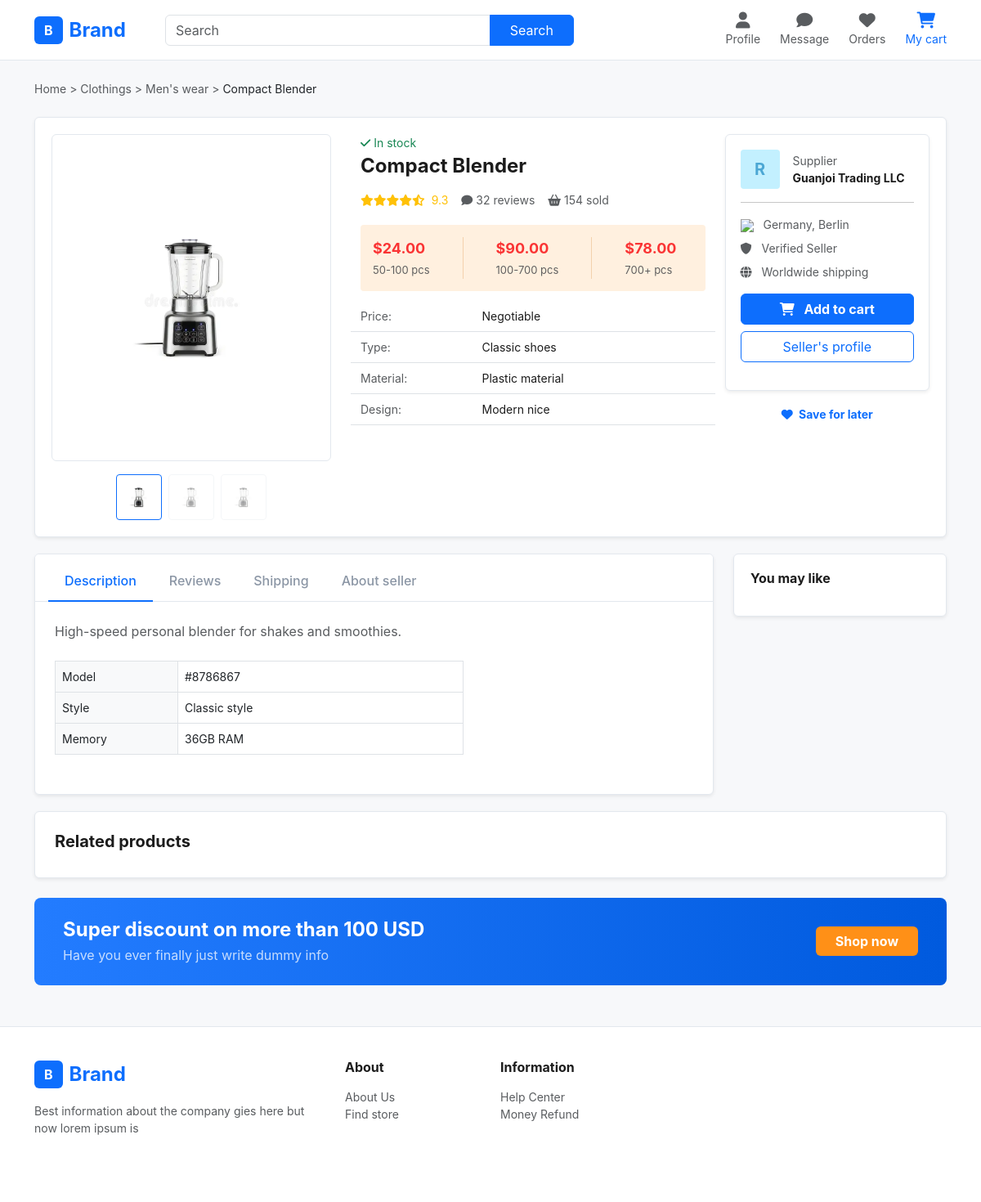
Screenshot of /products/14/ with the database file from the repository.
### shop/models.py (models this page shows, shortened)
class Product(models.Model):
    name = models.CharField(max_length=200)
    price = models.DecimalField(max_digits=10, decimal_places=2)
    old_price = models.DecimalField(max_digits=10, decimal_places=2, null=True, blank=True)
    category = models.CharField(max_length=100)
    brand = models.CharField(max_length=100, default="Generic")
    image = models.ImageField(upload_to='products/')
    description = models.TextField()
    stock = models.IntegerField(default=0)
    is_verified = models.BooleanField(default=False)
    rating = models.DecimalField(max_digits=3, decimal_places=1, default=4.5)

### shop/views.py (the view)
# urls.py: path('<int:id>/', views.product_detail, name='product_detail'),
def product_detail(request, id):
    product = get_object_or_404(Product, id=id)
    return render(request, 'shop/product_detail.html', {'product': product})

### shop/templates/shop/product_detail.html (shortened to what this page needs)
<!DOCTYPE html>
<html lang="en">
<head>
    <link href="https://cdn.jsdelivr.net/npm/bootstrap@5.3.0/dist/css/bootstrap.min.css" rel="stylesheet">
    <link rel="stylesheet" href="https://cdnjs.cloudflare.com/ajax/libs/font-awesome/6.0.0/css/all.min.css">
</head>
<body>
    <header class="main-header sticky-top">
        <div class="container d-flex align-items-center">
            <a href="{% url 'product_list' %}" class="text-decoration-none d-flex align-items-center">
                <span class="logo-box me-2">B</span> <span class="fs-4 fw-bold text-primary">Brand</span>
            </a>
            <div class="flex-grow-1 mx-5 d-none d-lg-block">
                <form action="{% url 'product_search' %}" method="GET" class="input-group" style="max-width: 500px;">
                    <input type="text" name="search" class="form-control" placeholder="Search">
                    <button class="btn btn-primary px-4">Search</button>
                </form>
            </div>
            <div class="d-flex gap-4 text-muted small ms-auto align-items-center">
                <div class="text-center d-none d-md-block"><i class="fa fa-user fs-5"></i><br>Profile</div>
                <div class="text-center d-none d-md-block"><i class="fa fa-comment fs-5"></i><br>Message</div>
                <div class="text-center d-none d-md-block"><i class="fa fa-heart fs-5"></i><br>Orders</div>
                <a href="{% url 'cart_page' %}" class="text-decoration-none text-muted text-center">
                    <i class="fa fa-shopping-cart fs-5 text-primary"></i><br>
                    <span class="d-none d-md-inline text-primary">My cart</span>
                </a>
            </div>
        </div>
    </header>
    <div class="container mt-4">
        <nav class="small text-muted mb-4">
            Home > Clothings > Men's wear > <span class="text-dark">{{ product.name }}</span>
        </nav>
        <div class="white-card shadow-sm">
            <div class="row">
                <div class="col-lg-4">
                    <div class="img-main-box mb-3">
                        <img src="{{ product.image.url }}" alt="{{ product.name }}">
                    </div>
                    <div class="d-flex gap-2 justify-content-center">
                        <img src="{{ product.image.url }}" class="thumb-img border-primary">
                        <img src="{{ product.image.url }}" class="thumb-img" style="opacity: 0.4;">
                        <img src="{{ product.image.url }}" class="thumb-img" style="opacity: 0.4;">
                    </div>
                </div>
                <div class="col-lg-5 ps-lg-4 mt-3 mt-lg-0">
                    <p class="text-success mb-1 small"><i class="fa fa-check"></i> In stock</p>
                    <h4 class="fw-bold mb-3">{{ product.name }}</h4>
                    <div class="d-flex align-items-center gap-3 mb-3 small">
                        <div class="text-warning"><i class="fa fa-star"></i><i class="fa fa-star"></i><i class="fa fa-star"></i><i class="fa fa-star"></i><i class="fa fa-star-half-alt"></i> <span class="text-orange ms-1">9.3</span></div>
                        <div class="text-muted"><i class="fa fa-comment"></i> 32 reviews</div>
                        <div class="text-muted"><i class="fa fa-shopping-basket"></i> 154 sold</div>
                    </div>
                    <div class="price-tier-box">
                        <div class="price-item">
                            <p class="p-price">${{ product.price }}</p>
                            <span class="p-qty">50-100 pcs</span>
                        </div>
                        <div class="price-item">
                            <p class="p-price">$90.00</p>
                            <span class="p-qty">100-700 pcs</span>
                        </div>
                        <div class="price-item">
                            <p class="p-price">$78.00</p>
                            <span class="p-qty">700+ pcs</span>
                        </div>
                    </div>
                    <div class="small">
                        <div class="row mb-2 pb-2 border-bottom"><div class="col-4 text-muted">Price:</div><div class="col-8">Negotiable</div></div>
                        <div class="row mb-2 pb-2 border-bottom"><div class="col-4 text-muted">Type:</div><div class="col-8">Classic shoes</div></div>
                        <div class="row mb-2 pb-2 border-bottom"><div class="col-4 text-muted">Material:</div><div class="col-8">Plastic material</div></div>
                        <div class="row mb-2 pb-2 border-bottom"><div class="col-4 text-muted">Design:</div><div class="col-8">Modern nice</div></div>
                    </div>
                </div>
                <div class="col-lg-3 mt-4 mt-lg-0">
                    <div class="supplier-card shadow-sm">
                        <div class="d-flex align-items-center gap-3 mb-3">
                            <div class="s-avatar">R</div>
                            <div class="small">
                                <div class="text-muted">Supplier</div>
                                <div class="fw-bold">Guanjoi Trading LLC</div>
                            </div>
                        </div>
                        <hr>
                        <div class="small text-muted mb-2"><img src="https://flagcdn.com/16x12/de.png" class="me-2"> Germany, Berlin</div>
                        <div class="small text-muted mb-2"><i class="fa fa-shield-alt me-2"></i> Verified Seller</div>
                        <div class="small text-muted mb-3"><i class="fa fa-globe me-2"></i> Worldwide shipping</div>
                        <a href="{% url 'add_to_cart' product.id %}" class="btn btn-primary w-100 mb-2 fw-bold">
                            <i class="fa fa-shopping-cart me-2"></i> Add to cart
                        </a>
                        <button class="btn btn-outline-primary w-100 mb-3">Seller's profile</button>
                    </div>
                    <div class="text-center mt-3">
                        <a href="#" class="text-primary text-decoration-none small fw-bold"><i class="fa fa-heart me-1"></i> Save for later</a>
                    </div>
                </div>
            </div>
        </div>
        <div class="row">
            <div class="col-lg-9">
                <div class="white-card shadow-sm p-0 overflow-hidden">
                    <ul class="nav nav-tabs px-3 pt-2 bg-white">
                        <li class="nav-item"><a class="nav-link active" href="#">Description</a></li>
                        <li class="nav-item"><a class="nav-link" href="#">Reviews</a></li>
                        <li class="nav-item"><a class="nav-link" href="#">Shipping</a></li>
                        <li class="nav-item"><a class="nav-link" href="#">About seller</a></li>
                    </ul>
                    <div class="p-4">
                        <p class="text-muted mb-4">{{ product.description }}</p>
                        <table class="table table-bordered small text-muted mb-4" style="max-width: 500px;">
                            <tr><td class="bg-light" width="150">Model</td><td>#8786867</td></tr>
                            <tr><td class="bg-light">Style</td><td>Classic style</td></tr>
                            <tr><td class="bg-light">Memory</td><td>36GB RAM</td></tr>
                        </table>
                    </div>
                </div>
            </div>
            <div class="col-lg-3">
                <div class="white-card shadow-sm">
                    <h6 class="fw-bold mb-3">You may like</h6>
                </div>
            </div>
        </div>
        <div class="white-card shadow-sm p-4">
            <h5 class="fw-bold mb-4">Related products</h5>
        </div>
        <div class="discount-banner mt-4">
            <div>
                <h4 class="fw-bold mb-1">Super discount on more than 100 USD</h4>
                <p class="mb-0 opacity-75">Have you ever finally just write dummy info</p>
            </div>
            <button class="btn btn-warning fw-bold px-4" style="background: #FF9017; border: none; color: #fff;">Shop now</button>
        </div>
    </div>
    <footer class="footer-main">
        <div class="container">
            <div class="row">
                <div class="col-lg-4 mb-4">
                    <div class="d-flex align-items-center mb-3">
                        <span class="logo-box me-2">B</span> <span class="fs-4 fw-bold text-primary">Brand</span>
                    </div>
                    <p class="text-muted small">Best information about the company gies here but now lorem ipsum is</p>
                </div>
                <div class="col-lg-2 col-6"><h6 class="fw-bold mb-3">About</h6><ul class="list-unstyled small text-muted"><li>About Us</li><li>Find store</li></ul></div>
                <div class="col-lg-2 col-6"><h6 class="fw-bold mb-3">Information</h6><ul class="list-unstyled small text-muted"><li>Help Center</li><li>Money Refund</li></ul></div>
            </div>
        </div>
    </footer>
</body>
</html>

### shop/templates/shop/product_detail.html (style rules this page uses)
:root { --brand-blue: #0d6efd; --gray-100: #f7f8fa; --border: #e3e8ee; --text-muted: #8b96a5; --orange: #FF9017; --dark: #1C1C1C; }
body { background-color: var(--gray-100); font-family: 'Inter', sans-serif; color: var(--dark); }
.main-header { background: #fff; padding: 15px 0; border-bottom: 1px solid var(--border); }
.logo-box { background: var(--brand-blue); color: #fff; padding: 5px 12px; border-radius: 6px; font-weight: bold; }
.white-card { background: #fff; border: 1px solid var(--border); border-radius: 6px; padding: 20px; margin-bottom: 20px; }
.img-main-box { border: 1px solid var(--border); border-radius: 6px; padding: 20px; text-align: center; height: 400px; display: flex; align-items: center; justify-content: center; background: #fff; }
.img-main-box img { max-width: 100%; max-height: 100%; object-fit: contain; }
.thumb-img { width: 56px; height: 56px; border: 1px solid var(--border); border-radius: 4px; padding: 2px; cursor: pointer; object-fit: contain; }
.price-tier-box { background: #FFF0DF; padding: 15px; display: flex; gap: 40px; margin: 20px 0; border-radius: 4px; overflow-x: auto; }
.price-item { border-right: 1px solid #f3d1ad; padding-right: 40px; white-space: nowrap; }
.price-item:last-child { border: none; }
.p-price { color: #FA3434; font-size: 18px; font-weight: bold; margin-bottom: 0; }
.p-qty { color: #606060; font-size: 13px; }
.supplier-card { border: 1px solid var(--border); border-radius: 6px; padding: 18px; background: #fff; }
.s-avatar { width: 48px; height: 48px; background: #C3f0FF; color: #4CA7D4; border-radius: 4px; display: flex; align-items: center; justify-content: center; font-size: 20px; font-weight: bold; }
.nav-tabs { border-bottom: 1px solid var(--border); }
.nav-tabs .nav-link { color: var(--text-muted); border: none; border-bottom: 2px solid transparent; font-weight: 500; padding: 12px 20px; }
.nav-tabs .nav-link.active { color: var(--brand-blue); border-bottom: 2px solid var(--brand-blue); background: none; }
.discount-banner { background: linear-gradient(90deg, #237CFF 0%, #005ADE 100%); border-radius: 8px; color: #fff; padding: 25px 35px; display: flex; justify-content: space-between; align-items: center; }
.footer-main { background: #fff; border-top: 1px solid var(--border); padding: 40px 0; margin-top: 50px; }

### rows the page displays
Product: name "Compact Blender", image (picture), price "24.00", description "High-speed personal blender for shakes and smoothies."
